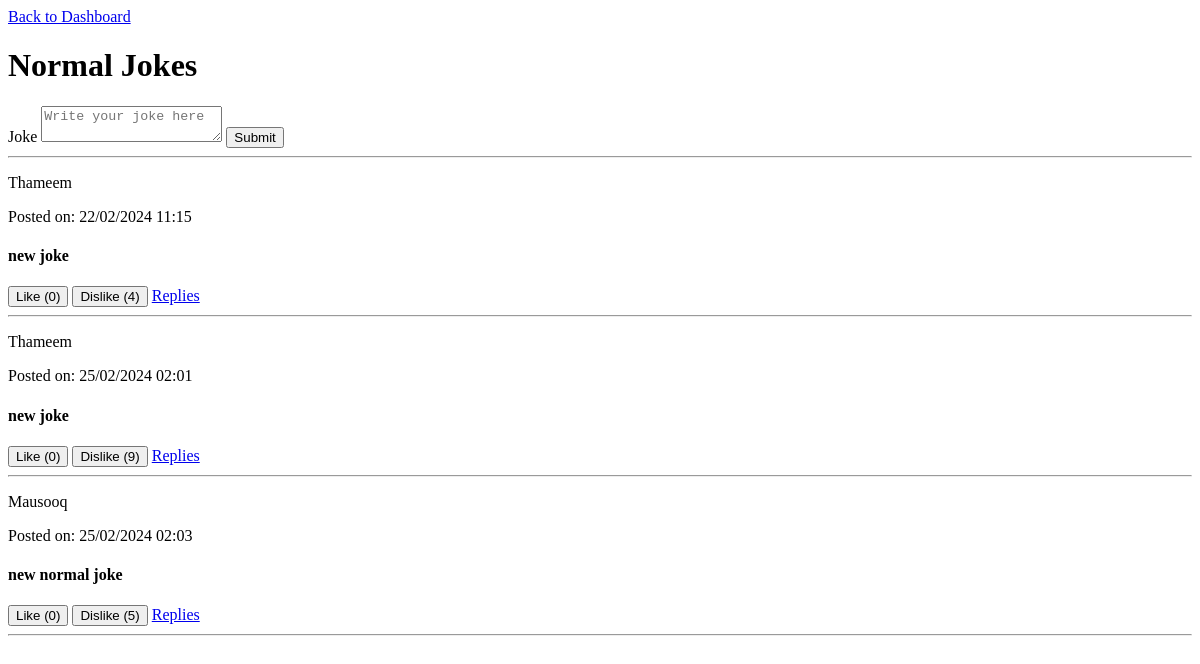
Page /normal_jokes on the earlier database version.
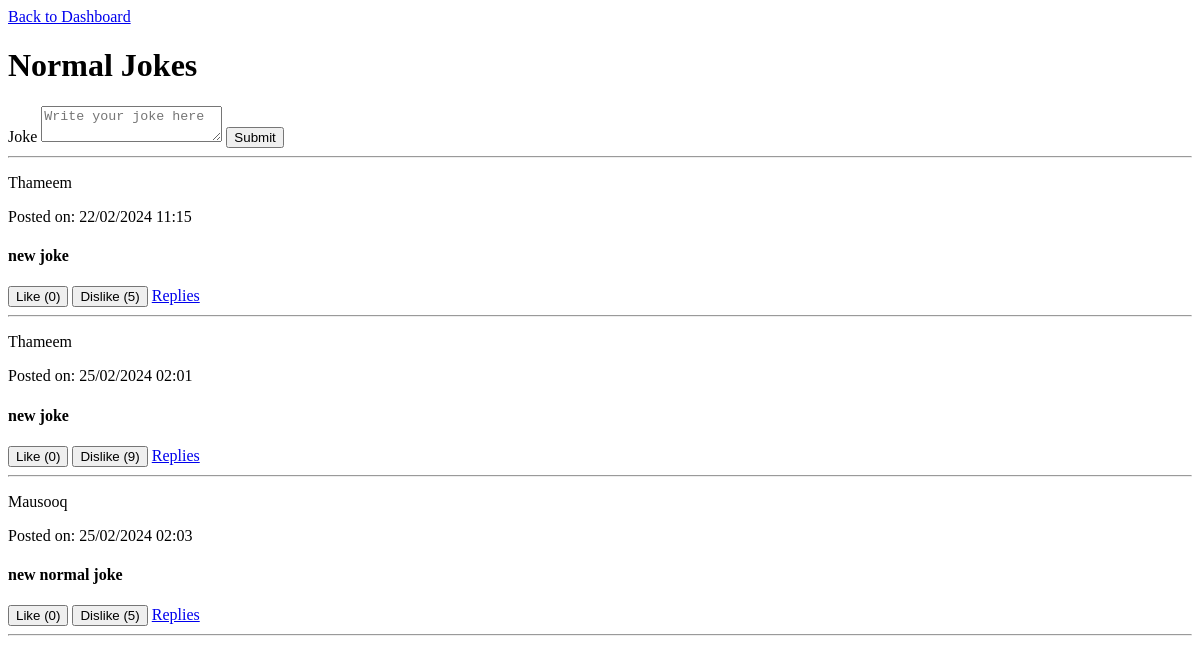
Same page on the later database version.
### app.py (models this page shows)
class NormalJoke(db.Model):
    id = db.Column(db.Integer, primary_key=True)
    user_id = db.Column(db.Integer, db.ForeignKey('user.id'), nullable=False)
    date = db.Column(db.DateTime, nullable=False, default=datetime.utcnow)
    joke = db.Column(db.Text, nullable=False)
    likes = db.Column(db.Integer, default=0)  # Add likes attribute here
    dislikes = db.Column(db.Integer, default=0)  # Add dislikes attribute here
    user = db.relationship('User', backref='normal_jokes')

class User(db.Model, UserMixin):
    id = db.Column(db.Integer, primary_key=True)
    username = db.Column(db.String(20), nullable=False, unique=True)
    email = db.Column(db.String(120), nullable=False, unique=True)
    password = db.Column(db.String(80), nullable=False)

### app.py (the view)
@app.route('/normal_jokes', methods=['GET', 'POST'])
def normal_jokes():
    form = NormalJokeForm()
    if form.validate_on_submit():
        new_joke = NormalJoke(user=current_user, joke=form.joke.data)
        db.session.add(new_joke)
        db.session.commit()
        return redirect(url_for('normal_jokes'))
    jokes = NormalJoke.query.all()
    return render_template('normal_jokes.html', form=form, jokes=jokes)

### app.py
class NormalJokeForm(FlaskForm):
    joke = TextAreaField('Joke', validators=[InputRequired()])
    submit = SubmitField('Submit')

### templates/normal_jokes.html (shortened to what this page needs)
{% extends 'layout.html' %} {% block title %} Normal Jokes {% endblock title %}
{% block body %}
<a href="{{ url_for('dashboard') }}" class="btn btn-primary"
  >Back to Dashboard</a
>
<h1>Normal Jokes</h1>
<form method="POST" action="">
  {{ form.hidden_tag() }} {{ form.joke.label }} {{
  form.joke(class="form-control", placeholder="Write your joke here") }} {{
  form.submit(class="btn btn-primary") }}
</form>
<hr />
{% for joke in jokes %}
<div>
  <p>{{ joke.user.username }}</p>
  <p>Posted on: {{ joke.date.strftime('%d/%m/%Y %H:%M') }}</p>
  <h4>{{ joke.joke }}</h4>
  <form
    action="{{ url_for('like_joke', joke_id=joke.id) }}"
    method="post"
    style="display: inline"
  >
    <button type="submit" class="btn btn-primary">
      Like ({{ joke.likes }})
    </button>
  </form>
  <form
    action="{{ url_for('dislike_joke', joke_id=joke.id) }}"
    method="post"
    style="display: inline"
  >
    <button type="submit" class="btn btn-danger">
      Dislike ({{ joke.dislikes }})
    </button>
  </form>
  <a href="{{ url_for('reply_joke', joke_id=joke.id) }}" class="btn btn-info"
    >Replies</a
  >
  <hr />
</div>
{% endfor %} {% endblock body %}

### templates/layout.html (shortened to what this page needs)
<!DOCTYPE html>
<html lang="en">
<head>
</head>
<body>
    {% block body %}
    {% endblock body %}
</body>
</html>

Differences in the rows shown:
changed NormalJoke (number 1 of 3 on the later page): dislikes "4" → "5"
